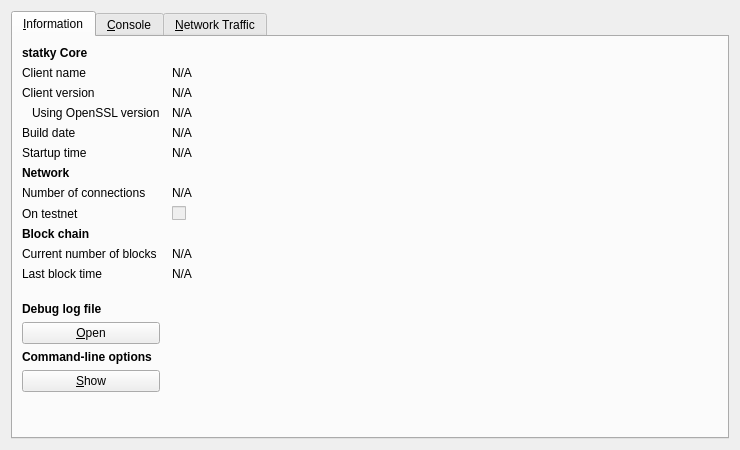
<?xml version="1.0" encoding="UTF-8"?>
<ui version="4.0">
 <class>RPCConsole</class>
 <widget class="QDialog" name="RPCConsole">
  <property name="geometry">
   <rect>
    <x>0</x>
    <y>0</y>
    <width>740</width>
    <height>450</height>
   </rect>
  </property>
  <property name="windowTitle">
   <string>statky - Debug window</string>
  </property>
  <layout class="QVBoxLayout" name="verticalLayout_2">
   <item>
    <widget class="QTabWidget" name="tabWidget">
     <property name="currentIndex">
      <number>0</number>
     </property>
     <widget class="QWidget" name="tab_info">
      <attribute name="title">
       <string>&amp;Information</string>
      </attribute>
      <layout class="QGridLayout" name="gridLayout" columnstretch="0,1">
       <property name="horizontalSpacing">
        <number>12</number>
       </property>
       <item row="0" column="0">
        <widget class="QLabel" name="label_9">
         <property name="font">
          <font>
           <weight>75</weight>
           <bold>true</bold>
          </font>
         </property>
         <property name="text">
          <string>statky Core</string>
         </property>
        </widget>
       </item>
       <item row="1" column="0">
        <widget class="QLabel" name="label_5">
         <property name="text">
          <string>Client name</string>
         </property>
        </widget>
       </item>
       <item row="1" column="1">
        <widget class="QLabel" name="clientName">
         <property name="cursor">
          <cursorShape>IBeamCursor</cursorShape>
         </property>
         <property name="text">
          <string>N/A</string>
         </property>
         <property name="textFormat">
          <enum>Qt::PlainText</enum>
         </property>
         <property name="textInteractionFlags">
          <set>Qt::LinksAccessibleByMouse|Qt::TextSelectableByKeyboard|Qt::TextSelectableByMouse</set>
         </property>
        </widget>
       </item>
       <item row="2" column="0">
        <widget class="QLabel" name="label_6">
         <property name="text">
          <string>Client version</string>
         </property>
        </widget>
       </item>
       <item row="2" column="1">
        <widget class="QLabel" name="clientVersion">
         <property name="cursor">
          <cursorShape>IBeamCursor</cursorShape>
         </property>
         <property name="text">
          <string>N/A</string>
         </property>
         <property name="textFormat">
          <enum>Qt::PlainText</enum>
         </property>
         <property name="textInteractionFlags">
          <set>Qt::LinksAccessibleByMouse|Qt::TextSelectableByKeyboard|Qt::TextSelectableByMouse</set>
         </property>
        </widget>
       </item>
       <item row="3" column="0">
        <widget class="QLabel" name="label_14">
         <property name="text">
          <string>Using OpenSSL version</string>
         </property>
         <property name="indent">
          <number>10</number>
         </property>
        </widget>
       </item>
       <item row="3" column="1">
        <widget class="QLabel" name="openSSLVersion">
         <property name="cursor">
          <cursorShape>IBeamCursor</cursorShape>
         </property>
         <property name="text">
          <string>N/A</string>
         </property>
         <property name="textFormat">
          <enum>Qt::PlainText</enum>
         </property>
         <property name="textInteractionFlags">
          <set>Qt::LinksAccessibleByMouse|Qt::TextSelectableByKeyboard|Qt::TextSelectableByMouse</set>
         </property>
        </widget>
       </item>
       <item row="4" column="0">
        <widget class="QLabel" name="label_12">
         <property name="text">
          <string>Build date</string>
         </property>
        </widget>
       </item>
       <item row="4" column="1">
        <widget class="QLabel" name="buildDate">
         <property name="cursor">
          <cursorShape>IBeamCursor</cursorShape>
         </property>
         <property name="text">
          <string>N/A</string>
         </property>
         <property name="textFormat">
          <enum>Qt::PlainText</enum>
         </property>
         <property name="textInteractionFlags">
          <set>Qt::LinksAccessibleByMouse|Qt::TextSelectableByKeyboard|Qt::TextSelectableByMouse</set>
         </property>
        </widget>
       </item>
       <item row="5" column="0">
        <widget class="QLabel" name="label_13">
         <property name="text">
          <string>Startup time</string>
         </property>
        </widget>
       </item>
       <item row="5" column="1">
        <widget class="QLabel" name="startupTime">
         <property name="cursor">
          <cursorShape>IBeamCursor</cursorShape>
         </property>
         <property name="text">
          <string>N/A</string>
         </property>
         <property name="textFormat">
          <enum>Qt::PlainText</enum>
         </property>
         <property name="textInteractionFlags">
          <set>Qt::LinksAccessibleByMouse|Qt::TextSelectableByKeyboard|Qt::TextSelectableByMouse</set>
         </property>
        </widget>
       </item>
       <item row="6" column="0">
        <widget class="QLabel" name="label_11">
         <property name="font">
          <font>
           <weight>75</weight>
           <bold>true</bold>
          </font>
         </property>
         <property name="text">
          <string>Network</string>
         </property>
        </widget>
       </item>
       <item row="7" column="0">
        <widget class="QLabel" name="label_7">
         <property name="text">
          <string>Number of connections</string>
         </property>
        </widget>
       </item>
       <item row="7" column="1">
        <widget class="QLabel" name="numberOfConnections">
         <property name="cursor">
          <cursorShape>IBeamCursor</cursorShape>
         </property>
         <property name="text">
          <string>N/A</string>
         </property>
         <property name="textFormat">
          <enum>Qt::PlainText</enum>
         </property>
         <property name="textInteractionFlags">
          <set>Qt::LinksAccessibleByMouse|Qt::TextSelectableByKeyboard|Qt::TextSelectableByMouse</set>
         </property>
        </widget>
       </item>
       <item row="8" column="0">
        <widget class="QLabel" name="label_8">
         <property name="text">
          <string>On testnet</string>
         </property>
        </widget>
       </item>
       <item row="8" column="1">
        <widget class="QCheckBox" name="isTestNet">
         <property name="enabled">
          <bool>false</bool>
         </property>
         <property name="text">
          <string/>
         </property>
        </widget>
       </item>
       <item row="9" column="0">
        <widget class="QLabel" name="label_10">
         <property name="font">
          <font>
           <weight>75</weight>
           <bold>true</bold>
          </font>
         </property>
         <property name="text">
          <string>Block chain</string>
         </property>
        </widget>
       </item>
       <item row="10" column="0">
        <widget class="QLabel" name="label_3">
         <property name="text">
          <string>Current number of blocks</string>
         </property>
        </widget>
       </item>
       <item row="10" column="1">
        <widget class="QLabel" name="numberOfBlocks">
         <property name="cursor">
          <cursorShape>IBeamCursor</cursorShape>
         </property>
         <property name="text">
          <string>N/A</string>
         </property>
         <property name="textFormat">
          <enum>Qt::PlainText</enum>
         </property>
         <property name="textInteractionFlags">
          <set>Qt::LinksAccessibleByMouse|Qt::TextSelectableByKeyboard|Qt::TextSelectableByMouse</set>
         </property>
        </widget>
       </item>
       <item row="11" column="0">
        <widget class="QLabel" name="label_2">
         <property name="text">
          <string>Last block time</string>
         </property>
        </widget>
       </item>
       <item row="11" column="1">
        <widget class="QLabel" name="lastBlockTime">
         <property name="cursor">
          <cursorShape>IBeamCursor</cursorShape>
         </property>
         <property name="text">
          <string>N/A</string>
         </property>
         <property name="textFormat">
          <enum>Qt::PlainText</enum>
         </property>
         <property name="textInteractionFlags">
          <set>Qt::LinksAccessibleByMouse|Qt::TextSelectableByKeyboard|Qt::TextSelectableByMouse</set>
         </property>
        </widget>
       </item>
       <item row="12" column="0">
        <spacer name="verticalSpacer_2">
         <property name="orientation">
          <enum>Qt::Vertical</enum>
         </property>
         <property name="sizeHint" stdset="0">
          <size>
           <width>20</width>
           <height>20</height>
          </size>
         </property>
        </spacer>
       </item>
       <item row="13" column="0">
        <widget class="QLabel" name="labelDebugLogfile">
         <property name="font">
          <font>
           <weight>75</weight>
           <bold>true</bold>
          </font>
         </property>
         <property name="text">
          <string>Debug log file</string>
         </property>
        </widget>
       </item>
       <item row="14" column="0">
        <widget class="QPushButton" name="openDebugLogfileButton">
         <property name="toolTip">
          <string>Open the statky debug log file from the current data directory. This can take a few seconds for large log files.</string>
         </property>
         <property name="text">
          <string>&amp;Open</string>
         </property>
         <property name="autoDefault">
          <bool>false</bool>
         </property>
        </widget>
       </item>
       <item row="15" column="0">
        <widget class="QLabel" name="labelCLOptions">
         <property name="font">
          <font>
           <weight>75</weight>
           <bold>true</bold>
          </font>
         </property>
         <property name="text">
          <string>Command-line options</string>
         </property>
        </widget>
       </item>
       <item row="16" column="0">
        <widget class="QPushButton" name="showCLOptionsButton">
         <property name="toolTip">
          <string>Show the statky-Qt help message to get a list with possible statky command-line options.</string>
         </property>
         <property name="text">
          <string>&amp;Show</string>
         </property>
         <property name="autoDefault">
          <bool>false</bool>
         </property>
        </widget>
       </item>
       <item row="17" column="0">
        <spacer name="verticalSpacer">
         <property name="orientation">
          <enum>Qt::Vertical</enum>
         </property>
         <property name="sizeHint" stdset="0">
          <size>
           <width>20</width>
           <height>40</height>
          </size>
         </property>
        </spacer>
       </item>
      </layout>
     </widget>
     <widget class="QWidget" name="tab_console">
      <attribute name="title">
       <string>&amp;Console</string>
      </attribute>
      <layout class="QVBoxLayout" name="verticalLayout_3">
       <property name="spacing">
        <number>3</number>
       </property>
       <item>
        <widget class="QTextEdit" name="messagesWidget">
         <property name="minimumSize">
          <size>
           <width>0</width>
           <height>100</height>
          </size>
         </property>
         <property name="readOnly">
          <bool>true</bool>
         </property>
         <property name="tabKeyNavigation" stdset="0">
          <bool>false</bool>
         </property>
         <property name="columnCount" stdset="0">
          <number>2</number>
         </property>
        </widget>
       </item>
       <item>
        <layout class="QHBoxLayout" name="horizontalLayout">
         <property name="spacing">
          <number>3</number>
         </property>
         <item>
          <widget class="QLabel" name="label">
           <property name="text">
            <string notr="true">&gt;</string>
           </property>
          </widget>
         </item>
         <item>
          <widget class="QLineEdit" name="lineEdit"/>
         </item>
         <item>
          <widget class="QPushButton" name="clearButton">
           <property name="maximumSize">
            <size>
             <width>24</width>
             <height>24</height>
            </size>
           </property>
           <property name="toolTip">
            <string>Clear console</string>
           </property>
           <property name="text">
            <string/>
           </property>
           <property name="icon">
            <iconset resource="../bitcoin.qrc">
             <normaloff>:/icons/remove</normaloff>:/icons/remove</iconset>
           </property>
           <property name="shortcut">
            <string notr="true">Ctrl+L</string>
           </property>
           <property name="autoDefault">
            <bool>false</bool>
           </property>
          </widget>
         </item>
        </layout>
       </item>
      </layout>
     </widget>
     <widget class="QWidget" name="tab">
      <attribute name="title">
       <string>&amp;Network Traffic</string>
      </attribute>
      <layout class="QHBoxLayout" name="horizontalLayout_3">
       <item>
        <layout class="QVBoxLayout" name="verticalLayout_4">
         <item>
          <widget class="TrafficGraphWidget" name="trafficGraph" native="true">
           <property name="sizePolicy">
            <sizepolicy hsizetype="Expanding" vsizetype="Expanding">
             <horstretch>0</horstretch>
             <verstretch>0</verstretch>
            </sizepolicy>
           </property>
          </widget>
         </item>
         <item>
          <layout class="QHBoxLayout" name="horizontalLayout_2">
           <item>
            <widget class="QSlider" name="sldGraphRange">
             <property name="minimum">
              <number>1</number>
             </property>
             <property name="maximum">
              <number>288</number>
             </property>
             <property name="pageStep">
              <number>12</number>
             </property>
             <property name="value">
              <number>6</number>
             </property>
             <property name="orientation">
              <enum>Qt::Horizontal</enum>
             </property>
            </widget>
           </item>
           <item>
            <widget class="QLabel" name="lblGraphRange">
             <property name="minimumSize">
              <size>
               <width>100</width>
               <height>0</height>
              </size>
             </property>
             <property name="alignment">
              <set>Qt::AlignCenter</set>
             </property>
            </widget>
           </item>
           <item>
            <widget class="QPushButton" name="btnClearTrafficGraph">
             <property name="text">
              <string>&amp;Clear</string>
             </property>
            </widget>
           </item>
          </layout>
         </item>
        </layout>
       </item>
       <item>
        <layout class="QVBoxLayout" name="verticalLayout">
         <item>
          <widget class="QGroupBox" name="groupBox">
           <property name="title">
            <string>Totals</string>
           </property>
           <layout class="QVBoxLayout" name="verticalLayout_5">
            <item>
             <layout class="QHBoxLayout" name="horizontalLayout_4">
              <item>
               <widget class="Line" name="line">
                <property name="sizePolicy">
                 <sizepolicy hsizetype="Fixed" vsizetype="Fixed">
                  <horstretch>0</horstretch>
                  <verstretch>0</verstretch>
                 </sizepolicy>
                </property>
                <property name="minimumSize">
                 <size>
                  <width>10</width>
                  <height>0</height>
                 </size>
                </property>
                <property name="palette">
                 <palette>
                  <active>
                   <colorrole role="Light">
                    <brush brushstyle="SolidPattern">
                     <color alpha="255">
                      <red>0</red>
                      <green>255</green>
                      <blue>0</blue>
                     </color>
                    </brush>
                   </colorrole>
                  </active>
                  <inactive>
                   <colorrole role="Light">
                    <brush brushstyle="SolidPattern">
                     <color alpha="255">
                      <red>0</red>
                      <green>255</green>
                      <blue>0</blue>
                     </color>
                    </brush>
                   </colorrole>
                  </inactive>
                  <disabled>
                   <colorrole role="Light">
                    <brush brushstyle="SolidPattern">
                     <color alpha="255">
                      <red>0</red>
                      <green>255</green>
                      <blue>0</blue>
                     </color>
                    </brush>
                   </colorrole>
                  </disabled>
                 </palette>
                </property>
                <property name="orientation">
                 <enum>Qt::Horizontal</enum>
                </property>
               </widget>
              </item>
              <item>
               <widget class="QLabel" name="label_16">
                <property name="text">
                 <string>In:</string>
                </property>
               </widget>
              </item>
              <item>
               <widget class="QLabel" name="lblBytesIn">
                <property name="minimumSize">
                 <size>
                  <width>50</width>
                  <height>0</height>
                 </size>
                </property>
                <property name="alignment">
                 <set>Qt::AlignRight|Qt::AlignTrailing|Qt::AlignVCenter</set>
                </property>
               </widget>
              </item>
             </layout>
            </item>
            <item>
             <layout class="QHBoxLayout" name="horizontalLayout_5">
              <item>
               <widget class="Line" name="line_2">
                <property name="sizePolicy">
                 <sizepolicy hsizetype="Fixed" vsizetype="Fixed">
                  <horstretch>0</horstretch>
                  <verstretch>0</verstretch>
                 </sizepolicy>
                </property>
                <property name="minimumSize">
                 <size>
                  <width>10</width>
                  <height>0</height>
                 </size>
                </property>
                <property name="palette">
                 <palette>
                  <active>
                   <colorrole role="Light">
                    <brush brushstyle="SolidPattern">
                     <color alpha="255">
                      <red>255</red>
                      <green>0</green>
                      <blue>0</blue>
                     </color>
                    </brush>
                   </colorrole>
                  </active>
                  <inactive>
                   <colorrole role="Light">
                    <brush brushstyle="SolidPattern">
                     <color alpha="255">
                      <red>255</red>
                      <green>0</green>
                      <blue>0</blue>
                     </color>
                    </brush>
                   </colorrole>
                  </inactive>
                  <disabled>
                   <colorrole role="Light">
                    <brush brushstyle="SolidPattern">
                     <color alpha="255">
                      <red>255</red>
                      <green>0</green>
                      <blue>0</blue>
                     </color>
                    </brush>
                   </colorrole>
                  </disabled>
                 </palette>
                </property>
                <property name="orientation">
                 <enum>Qt::Horizontal</enum>
                </property>
               </widget>
              </item>
              <item>
               <widget class="QLabel" name="label_17">
                <property name="text">
                 <string>Out:</string>
                </property>
               </widget>
              </item>
              <item>
               <widget class="QLabel" name="lblBytesOut">
                <property name="minimumSize">
                 <size>
                  <width>50</width>
                  <height>0</height>
                 </size>
                </property>
                <property name="alignment">
                 <set>Qt::AlignRight|Qt::AlignTrailing|Qt::AlignVCenter</set>
                </property>
               </widget>
              </item>
             </layout>
            </item>
            <item>
             <spacer name="verticalSpacer_4">
              <property name="orientation">
               <enum>Qt::Vertical</enum>
              </property>
              <property name="sizeHint" stdset="0">
               <size>
                <width>20</width>
                <height>407</height>
               </size>
              </property>
             </spacer>
            </item>
           </layout>
          </widget>
         </item>
        </layout>
       </item>
      </layout>
     </widget>
    </widget>
   </item>
  </layout>
 </widget>
 <customwidgets>
  <customwidget>
   <class>TrafficGraphWidget</class>
   <extends>QWidget</extends>
   <header>trafficgraphwidget.h</header>
   <container>1</container>
   <slots>
    <slot>clear()</slot>
   </slots>
  </customwidget>
 </customwidgets>
 <resources>
  <include location="../bitcoin.qrc"/>
 </resources>
 <connections/>
</ui>
